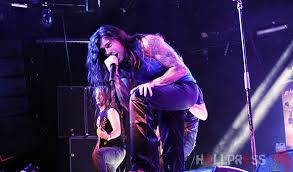
#> input picture Tarea1/Tarea1/processing_operation/ToGrayScale/leoJimenez.jpeg, 293 x 172 px
$ python adaptive_smooth.py
#> lines starting #> are read from the running program, lines starting #| are printed output that depends on the picture; after the words box and inside, x2 and y2 are one past the last pixel; in counts of white or black regions, pixels touching at a corner belong together
# USAGE
# Import the necessary packages
import numpy as np
import argparse
import cv2

# Load the image, convert it to grayscale, and blur it slightly
image = cv2.imread('leoJimenez.jpeg')
#> image is the input picture: shape (172, 293, 3); mean B, G, R 84.7, 40, 54.9
image = cv2.cvtColor(image, cv2.COLOR_BGR2GRAY)
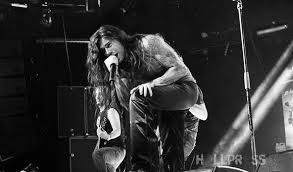
#> image: shape (172, 293); min 0, max 254, mean 49.5
cv2.imwrite('grayScale.jpg',image)
blurred = cv2.GaussianBlur(image, (5, 5), 0)
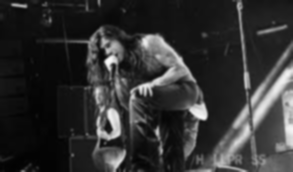
#> blurred: shape (172, 293); min 2, max 249, mean 49.5
cv2.imwrite('grayScaleGaussianBlur.jpg',blurred)
cv2.imshow("Blanco y Negro Blurred", blurred)
cv2.waitKey(0)
# In previous, we had to use manually specify a
# pixel value to globally threshold the image. In this example
# we are going to examine a neighborbood of pixels and adaptively
# apply thresholding to each neighborbood. In this example, we'll
# calculate the mean value of the neighborhood area of 11 pixels
# and threshold based on that value. Finally, our constant C is
# subtracted from the mean calculation (in this case 4)
thresh = cv2.adaptiveThreshold(blurred, 255,
	cv2.ADAPTIVE_THRESH_MEAN_C, cv2.THRESH_BINARY_INV, 11, 4)
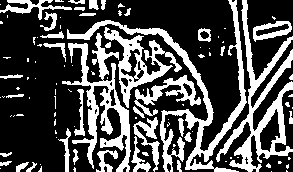
#> thresh: shape (172, 293); 30.6% white; 105 white regions (68 under 20 px), largest, box (x1, y1, x2, y2) and area: (67, 0, 247, 172) 3450, (216, 0, 293, 172) 3050, (62, 33, 131, 172) 2675
cv2.imwrite('grayScaleAdaptativeTresh.jpg',thresh)
cv2.imshow("Mean Thresh", thresh)

# We can also apply Gaussian thresholding in the same manner
thresh = cv2.adaptiveThreshold(blurred, 255,
	cv2.ADAPTIVE_THRESH_GAUSSIAN_C, cv2.THRESH_BINARY_INV, 15, 3)
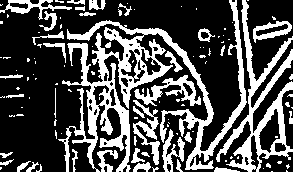
#> thresh: shape (172, 293); 30.6% white; 116 white regions (79 under 20 px), largest, box (x1, y1, x2, y2) and area: (58, 0, 247, 172) 7490, (216, 0, 293, 172) 3004, (134, 75, 201, 106) 709
cv2.imwrite('grayScaleGaussianTresh.jpg',thresh)
cv2.imshow("Gaussian Thresh", thresh)
cv2.waitKey(0)
